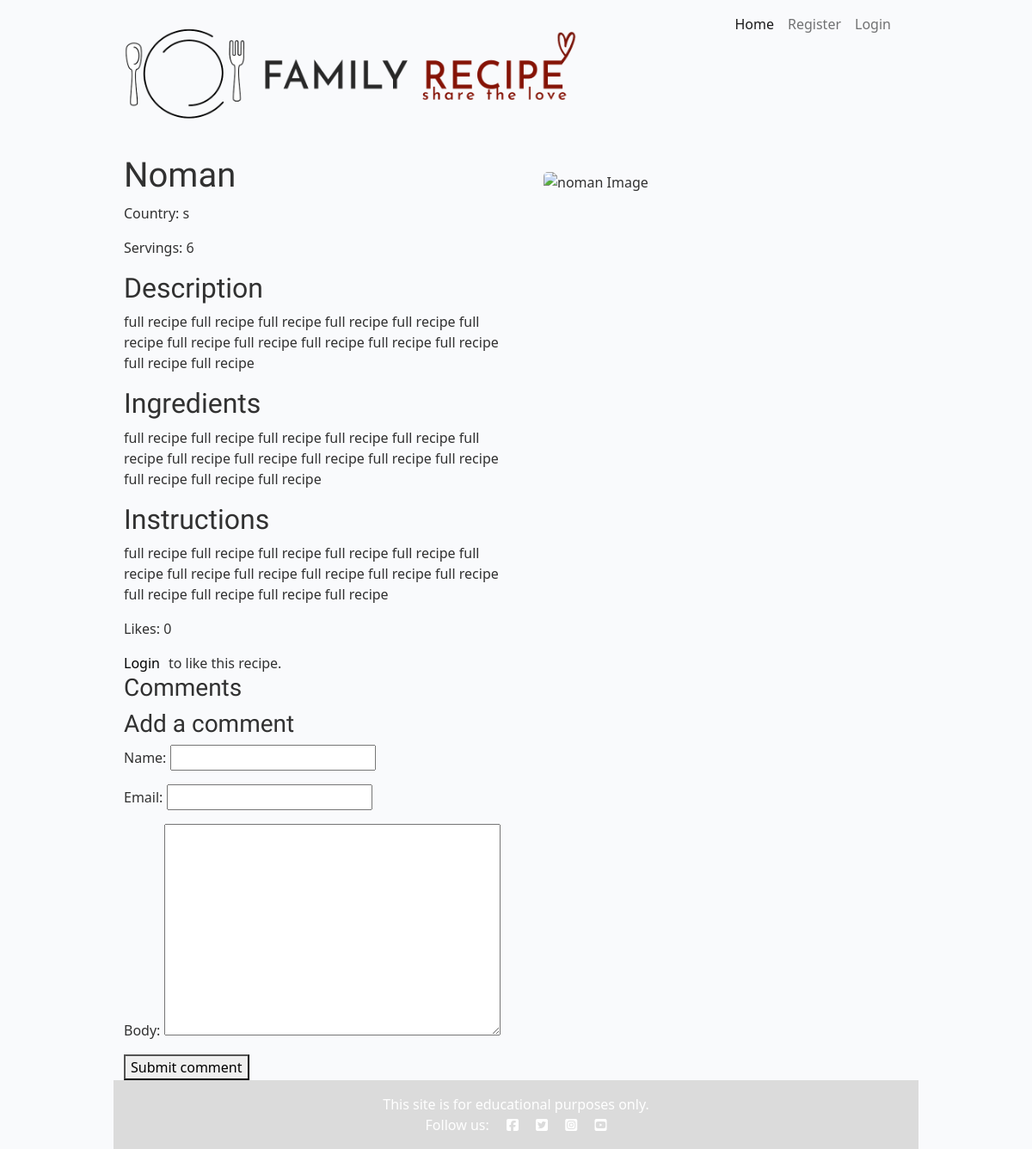
The page /recipe/32/ on the database as committed earlier.
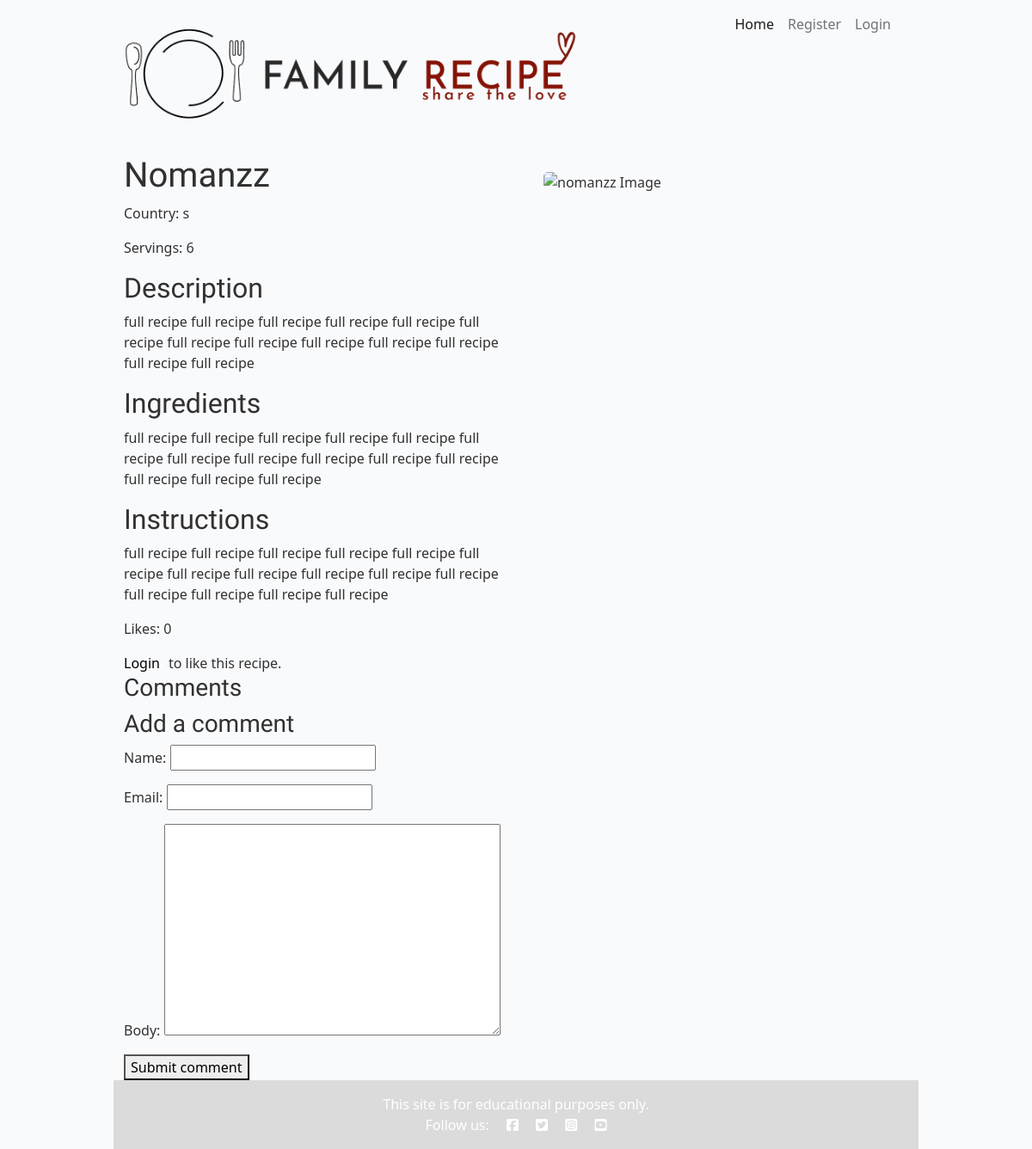
The same page on the database as committed later.
### recipe/models.py (models this page shows, shortened)
class Recipe(models.Model):
    author = models.ForeignKey(User, on_delete=models.CASCADE, default=1)
    date = models.DateTimeField(auto_now_add=True)
    title = models.CharField(max_length=100)
    country = models.CharField(max_length=100)
    featured_image = CloudinaryField('image', default='placeholder')
    description = models.TextField()
    ingredients = models.TextField()
    instructions = models.TextField()
    servings = models.PositiveIntegerField(validators=[MaxValueValidator(20)])
    likes = models.ManyToManyField(User, related_name='recipe_likes', blank=True)
    class Meta:
        ordering = ["-date"]

### recipe/views.py (the view)
# urls.py: path('recipe/<int:pk>/', recipe_detail, name='recipe_detail')
def recipe_detail(request, pk):
    recipe = get_object_or_404(Recipe, pk=pk)
    comments = recipe.comments.all()
    comment_form = CommentForm()
    if request.method == "POST":
        comment_form = CommentForm(request.POST)
        if comment_form.is_valid():
            new_comment = comment_form.save(commit=False)
            new_comment.recipe = recipe
            new_comment.save()
    return render(
        request,
        "recipe_detail.html",
        {"recipe": recipe, "comments": comments, "comment_form": comment_form},
    )

### recipe/forms.py
class CommentForm(forms.ModelForm):
    class Meta:
        model = Comment
        fields = ['name', 'email', 'body']

### templates/recipe_detail.html (shortened to what this page needs)
{% extends "base.html" %}
{% block content %}
<div class="container">
    <div class="row">
        <div class="col-md-6">
            <h1>{{ recipe.title|title }}</h1>
            <p>Country: {{ recipe.country }}</p>
            <p>Servings: {{ recipe.servings }}</p>
            <h2>Description</h2>
            <p>{{ recipe.description }}</p>
            <h2>Ingredients</h2>
            <p>{{ recipe.ingredients | linebreaksbr }}</p>
            <h2>Instructions</h2>
            <p>{{ recipe.instructions | linebreaksbr }}</p>
            <p>Likes: {{ recipe.likes.count }}</p>
            <div class="inline-space">
                {% if user.is_authenticated %}
                {% if user in recipe.likes.all %}
                <form action="{% url 'unlike_recipe' recipe.pk %}" method="post">
                    {% csrf_token %}
                    <button type="submit">Unlike Recipe</button>
                </form>
                {% else %}
                <form action="{% url 'like_recipe' recipe.pk %}" method="post">
                    {% csrf_token %}
                    <button type="submit">Like Recipe</button>
                </form>
                {% endif %}
                {% else %}
                <a href="{% url 'login' %}">Login</a> to like this recipe.
                {% endif %}
            </div>
            <h3>Comments</h3>
            <h3>Add a comment</h3>
            <form method="post" action="{% url 'add_comment' recipe.id %}">
                {{ comment_form.as_p }}
                <button type="submit">Submit comment</button>
            </form>
        </div>
        <div class="col-md-6">
            <img src="{{ recipe.featured_image.url }}" alt="{{ recipe.title }} Image" class="img-fluid round-image">
        </div>
    </div>
</div>
{% endblock %}

Rows that differ between the two databases and show on the page:
changed Recipe: title "Noman" → "Nomanzz"
